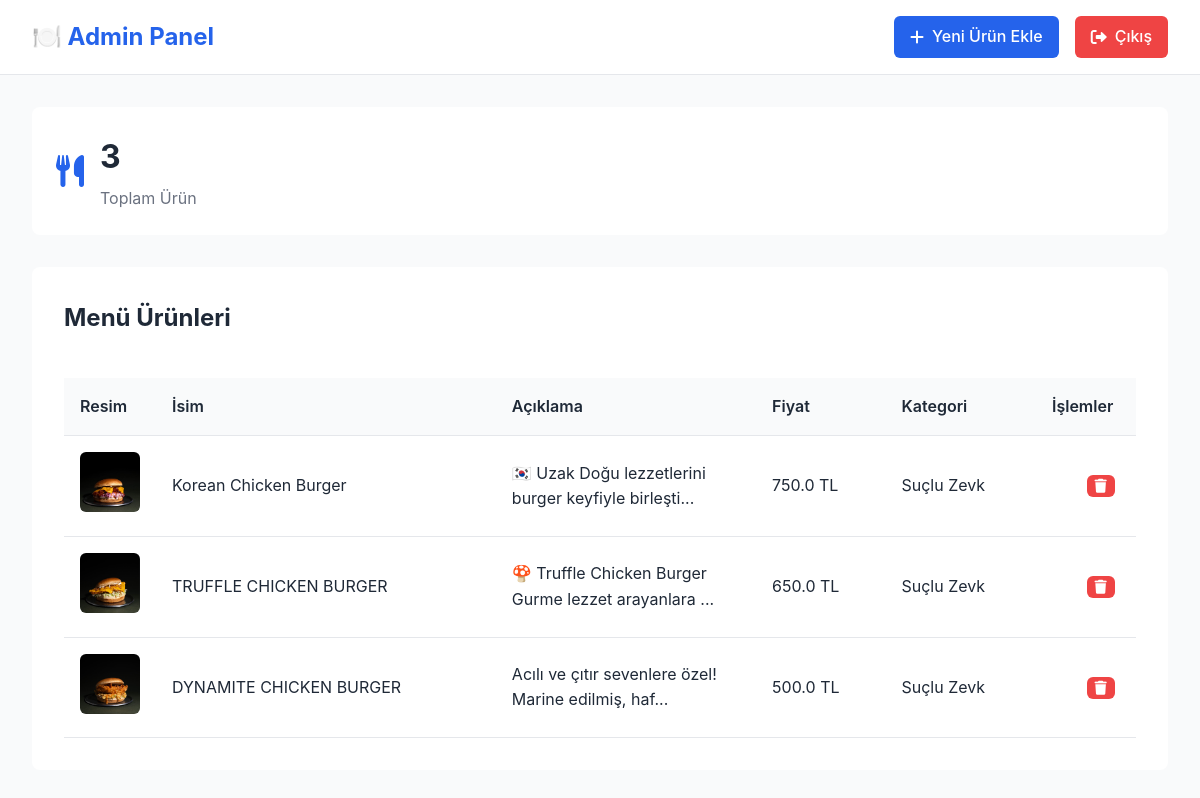
Before: /admin (signed in) with the older database file.
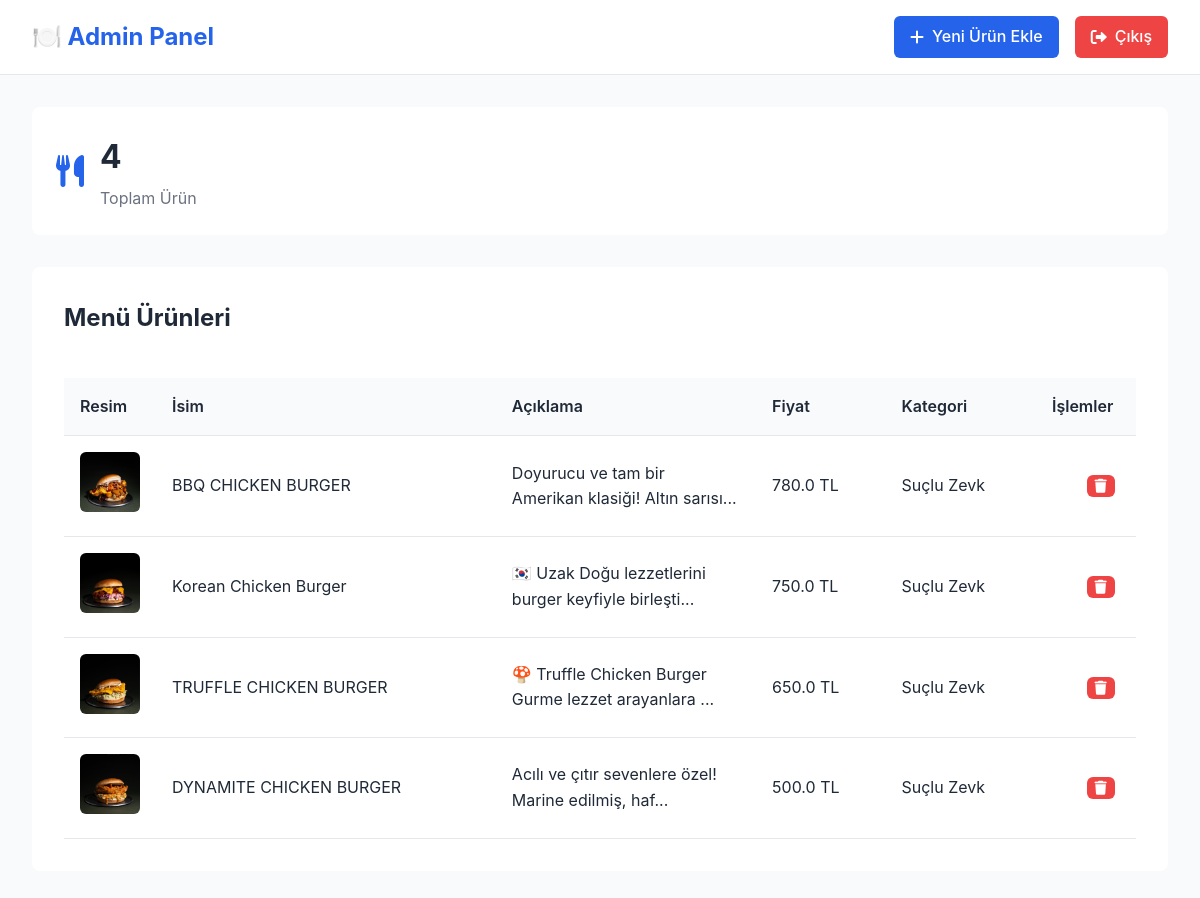
After: the same page with the newer database file.
### tables this page shows
CREATE TABLE menu_items (
            id INTEGER PRIMARY KEY AUTOINCREMENT,
            isim TEXT NOT NULL,
            aciklama TEXT,
            fiyat REAL NOT NULL,
            kategori TEXT,
            resim TEXT
        );

### app.py (the view)
    def decorated_function(*args, **kwargs):
        if 'admin_logged_in' not in session:
            return redirect(url_for('admin_login'))
        return f(*args, **kwargs)

### app.py (called while the page is built)
def get_db_connection():
    conn = sqlite3.connect('menu.db')
    conn.row_factory = sqlite3.Row
    return conn

def admin_required(f):
    def decorated_function(*args, **kwargs):
        if 'admin_logged_in' not in session:
            return redirect(url_for('admin_login'))
        return f(*args, **kwargs)
    decorated_function.__name__ = f.__name__
    return decorated_function

@app.route('/admin')
@admin_required
def admin_dashboard():
    conn = get_db_connection()
    menu_items = conn.execute('SELECT * FROM menu_items ORDER BY id DESC').fetchall()
    conn.close()
    return render_template('admin/dashboard.html', menu_items=menu_items)

### templates/admin/dashboard.html (shortened to what this page needs)
<!DOCTYPE html>
<html lang="tr">
<head>
    <link rel="stylesheet" href="{{ url_for('static', filename='admin.css') }}">
    <link rel="stylesheet" href="https://cdnjs.cloudflare.com/ajax/libs/font-awesome/6.0.0/css/all.min.css">
</head>
<body>
    <div class="admin-container">
        <header class="admin-header">
            <div class="header-content">
                <h1>🍽️ Admin Panel</h1>
                <div class="header-actions">
                    <a href="{{ url_for('admin_add_item') }}" class="btn btn-primary">
                        <i class="fas fa-plus"></i> Yeni Ürün Ekle
                    </a>
                    <a href="{{ url_for('admin_logout') }}" class="btn btn-danger">
                        <i class="fas fa-sign-out-alt"></i> Çıkış
                    </a>
                </div>
            </div>
        </header>
        <main class="admin-main">
            <div class="dashboard-stats">
                <div class="stat-card">
                    <i class="fas fa-utensils"></i>
                    <div class="stat-info">
                        <h3>{{ menu_items|length }}</h3>
                        <p>Toplam Ürün</p>
                    </div>
                </div>
            </div>
            <div class="content-section">
                <h2>Menü Ürünleri</h2>
                {% if menu_items %}
                    <div class="table-container">
                        <table class="admin-table">
                            <thead>
                                <tr>
                                    <th>Resim</th>
                                    <th>İsim</th>
                                    <th>Açıklama</th>
                                    <th>Fiyat</th>
                                    <th>Kategori</th>
                                    <th>İşlemler</th>
                                </tr>
                            </thead>
                            <tbody>
                                {% for item in menu_items %}
                                <tr>
                                    <td class="image-cell">
                                        {% if item.resim %}
                                            <img src="{{ url_for('static', filename='images/' + item.resim) }}"
                                                 alt="{{ item.isim }}" class="item-thumbnail">
                                        {% else %}
                                            <div class="no-image">Resim Yok</div>
                                        {% endif %}
                                    </td>
                                    <td>{{ item.isim }}</td>
                                    <td class="description-cell">{{ item.aciklama[:50] }}{% if item.aciklama|length > 50 %}...{% endif %}</td>
                                    <td>{{ item.fiyat }} TL</td>
                                    <td>{{ item.kategori }}</td>
                                    <td class="actions-cell">
                                        <a href="{{ url_for('admin_edit_item', id=item.id) }}"
                                           class="btn btn-small btn-edit" title="Düzenle">
                                            <i class="fas fa-edit"></i>
                                        </a>
                                        <a href="{{ url_for('admin_delete_item', id=item.id) }}"
                                           class="btn btn-small btn-delete"
                                           onclick="return confirm('Bu ürünü silmek istediğinizden emin misiniz?')"
                                           title="Sil">
                                            <i class="fas fa-trash"></i>
                                        </a>
                                    </td>
                                </tr>
                                {% endfor %}
                            </tbody>
                        </table>
                    </div>
                {% endif %}
            </div>
        </main>
    </div>
</body>
</html>

### static/admin.css (style rules this page uses)
:root { --primary-color: #2563eb; --secondary-color: #6b7280; --dark-color: #1f2937; --light-color: #f9fafb; --border-color: #e5e7eb; --success-color: #10b981; --danger-color: #ef4444; }
* { margin: 0; padding: 0; box-sizing: border-box; }
body { font-family: -apple-system, BlinkMacSystemFont, 'Segoe UI', Roboto, sans-serif; background-color: var(--light-color); color: var(--dark-color); line-height: 1.6; }
.admin-container { min-height: 100vh; background: var(--light-color); }
.admin-header { background: white; border-bottom: 1px solid var(--border-color); padding: 1rem 2rem; box-shadow: var(--shadow); }
.header-content { display: flex; justify-content: space-between; align-items: center; max-width: 1200px; margin: 0 auto; }
.header-content h1 { color: var(--primary-color); font-size: 1.5rem; }
.header-actions { display: flex; gap: 1rem; }
.admin-main { max-width: 1200px; margin: 0 auto; padding: 2rem; }
.btn { display: inline-flex; align-items: center; gap: 0.5rem; padding: 0.5rem 1rem; border: none; border-radius: 6px; text-decoration: none; font-weight: 500; cursor: pointer; transition: all 0.3s ease; }
.btn-primary { background: var(--primary-color); color: white; }
.btn-danger { background: var(--danger-color); color: white; }
.btn-small { padding: 0.25rem 0.5rem; font-size: 0.875rem; }
.btn-edit { background: var(--info-color); color: white; }
.btn-delete { background: var(--danger-color); color: white; }
.dashboard-stats { display: grid; grid-template-columns: repeat(auto-fit, minmax(200px, 1fr)); gap: 1.5rem; margin-bottom: 2rem; }
.stat-card { background: white; padding: 1.5rem; border-radius: 8px; box-shadow: var(--shadow); display: flex; align-items: center; gap: 1rem; }
.stat-card i { font-size: 2rem; color: var(--primary-color); }
.stat-info h3 { font-size: 2rem; color: var(--dark-color); margin-bottom: 0.25rem; }
.stat-info p { color: var(--secondary-color); }
.content-section { background: white; border-radius: 8px; box-shadow: var(--shadow); padding: 2rem; margin-bottom: 2rem; }
.content-section h2 { color: var(--dark-color); margin-bottom: 1.5rem; font-size: 1.5rem; }
.table-container { overflow-x: auto; }
.admin-table { width: 100%; border-collapse: collapse; margin-top: 1rem; }
.admin-table th, .admin-table td { padding: 1rem; text-align: left; border-bottom: 1px solid var(--border-color); }
.admin-table th { background: var(--light-color); font-weight: 600; color: var(--dark-color); }
.image-cell { width: 80px; }
.item-thumbnail { width: 60px; height: 60px; object-fit: cover; border-radius: 6px; }
.description-cell { max-width: 200px; }
.actions-cell { width: 100px; text-align: center; }

Changed rows visible on the page:
added menu_items: resim (picture), isim "BBQ CHICKEN BURGER", aciklama "Doyurucu ve tam bir Amerikan klasiği! Altın sarısı", fiyat "780.0", kategori "Suçlu Zevk"
Other visible differences:
{{ menu_items|length }}: "3" → "4"
